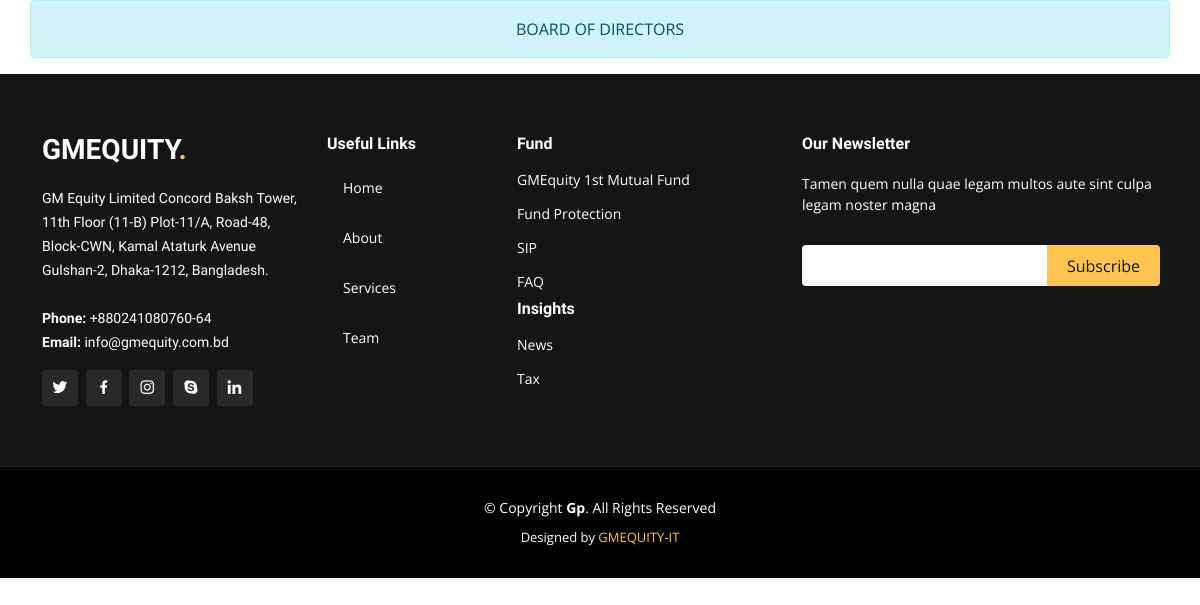
Before: /board-member with the older database file.
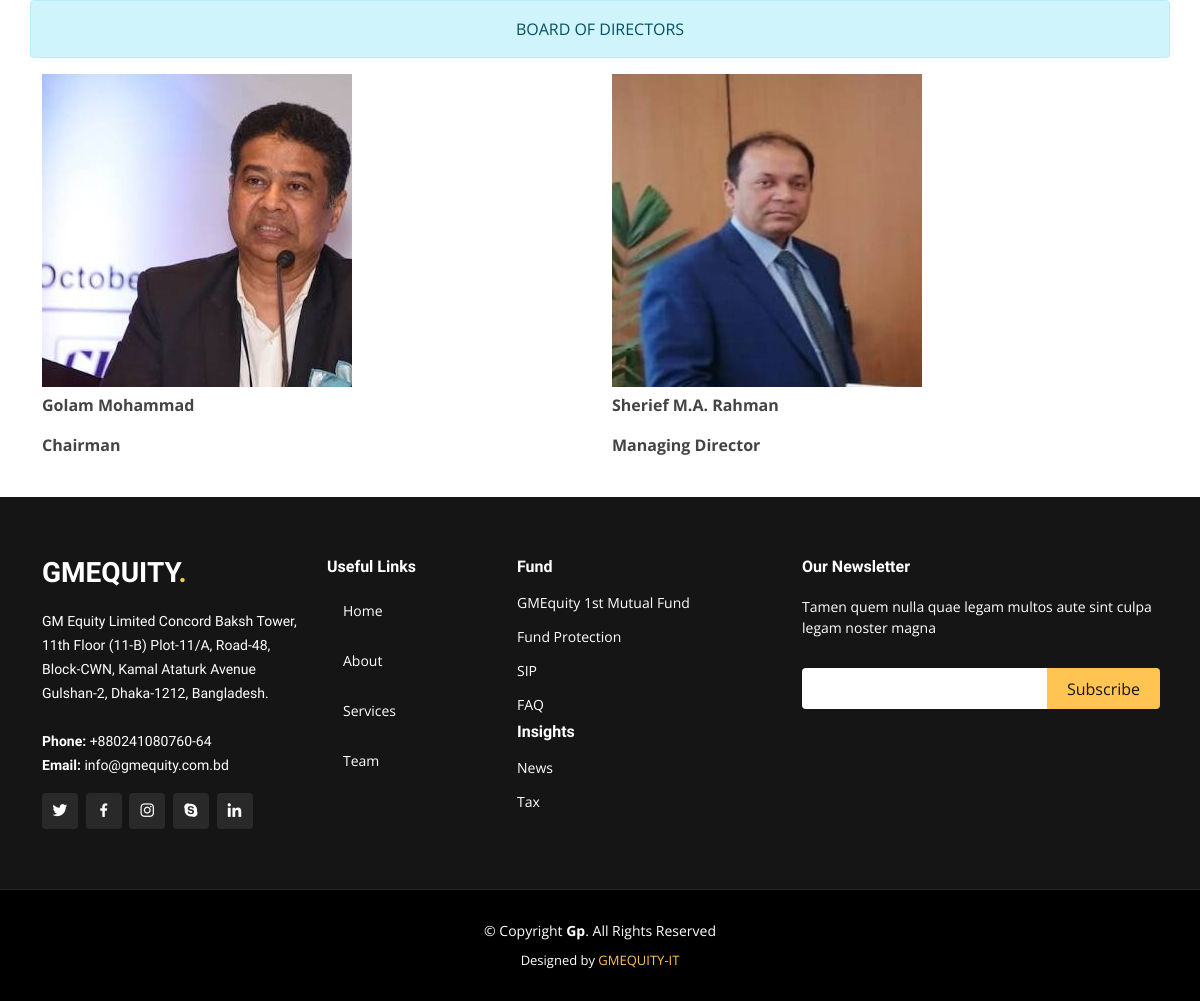
After: the same page with the newer database file.
### Index/models.py (models this page shows, shortened)
class board_member(models.Model):
    name = models.CharField(max_length=50)
    designation = models.CharField(max_length=50)
    description = RichTextUploadingField()
    image = models.ImageField(upload_to='profile/', blank=True)

### Index/views.py (the view)
# urls.py: path('board-member', views.boardMember,name='board-member'),
def boardMember(request):
    board_mem = board_member.objects.all()
    context = {
        "board_mem": board_mem
    }
    return render(request, 'board_member.html',context)

### templates/board_member.html (shortened to what this page needs)
{% extends 'layout.html' %}  {% block content %} {% load static %}
<div class="content">
  <div class="container">
    <div class="row">
      <div class="alert alert-info text-center">BOARD OF DIRECTORS</div>
      {% for item in board_mem %}
      <div class="col-lg-6 col-sm-6 col-xs-6">
        <a title="{{item.name}}" href="#" des="{{item.description}}"
          ><img class="thumbnail img-responsive" src="{{item.image.url}}"
        /></a>
        <p><strong>{{item.name}}</strong></p>
        <p><strong>{{item.designation}}</strong></p>
      </div>
      {% endfor %}
    </div>
  </div>
</div>
{% endblock content %}

### templates/layout.html (shortened to what this page needs)
{% load static %}
<!DOCTYPE html>
<html lang="en">
  <head>
  <link href="{% static 'vendor/aos/aos.css' %}" rel="stylesheet">
  <link href="{% static 'vendor/bootstrap/css/bootstrap.min.css' %}" rel="stylesheet">
  <link href="{% static 'vendor/bootstrap-icons/bootstrap-icons.css' %}" rel="stylesheet">
  <link href="{% static 'vendor/boxicons/css/boxicons.min.css' %}" rel="stylesheet">
  <link href="{% static 'vendor/glightbox/css/glightbox.min.css' %}" rel="stylesheet">
  <link href="{% static 'vendor/remixicon/remixicon.css' %}" rel="stylesheet">
  <link href="{% static 'vendor/swiper/swiper-bundle.min.css' %}" rel="stylesheet">
  <link href="{% static 'css/style.css' %}" rel="stylesheet">
  </head>
  <body>
    {% block content %}
    {% endblock content %}
  <footer id="footer">
    <div class="footer-top">
      <div class="container">
        <div class="row">
          <div class="col-lg-3 col-md-6">
            <div class="footer-info">
              <h3>GMEquity<span>.</span></h3>
              <p>GM Equity Limited Concord Baksh Tower, 11th Floor (11-B) Plot-11/A, Road-48, Block-CWN, Kamal Ataturk Avenue Gulshan-2, Dhaka-1212, Bangladesh.<br><br>
                <strong>Phone:</strong> +880241080760-64<br>
                <strong>Email:</strong> info@gmequity.com.bd<br>
              </p>
              <div class="social-links mt-3">
                <a href="#" class="twitter"><i class="bx bxl-twitter"></i></a>
                <a href="#" class="facebook"><i class="bx bxl-facebook"></i></a>
                <a href="#" class="instagram"><i class="bx bxl-instagram"></i></a>
                <a href="#" class="google-plus"><i class="bx bxl-skype"></i></a>
                <a href="#" class="linkedin"><i class="bx bxl-linkedin"></i></a>
              </div>
            </div>
          </div>
          <div class="col-lg-2 col-md-6 footer-links">
            <h4>Useful Links</h4>
            <ul>
              <li><a class="nav-link scrollto active" href="#hero">Home</a></li>
              <li><a class="nav-link scrollto" href="#about">About</a></li>
              <li><a class="nav-link scrollto" href="#services">Services</a></li>
              <li><a class="nav-link scrollto" href="#team">Team</a></li>
            </ul>
          </div>
          <div class="col-lg-3 col-md-6 footer-links">
            <h4>Fund</h4>
            <ul>
              <li><a href="{% url 'fund-info' %}">GMEquity 1st Mutual Fund</a></li>
              <li><a href="{% url 'fund-protect' %}">Fund Protection</a></li>
              <li><a href="{% url 'sip' %}">SIP</a></li>
              <li><a href="{% url 'faq' %}">FAQ</a></li>
            </ul>
            <h4>Insights</h4>
            <ul>
              <li><a href="{% url 'news' %}">News</a></li>
              <li><a href="{% url 'tax' %}">Tax</a></li>
            </ul>
          </div>
          <div class="col-lg-4 col-md-6 footer-newsletter">
            <h4>Our Newsletter</h4>
            <p>Tamen quem nulla quae legam multos aute sint culpa legam noster magna</p>
            <form action="" method="post">
              <input type="email" name="email"><input type="submit" value="Subscribe">
            </form>
          </div>
        </div>
      </div>
    </div>
    <div class="container">
      <div class="copyright">
        &copy; Copyright <strong><span>Gp</span></strong>. All Rights Reserved
      </div>
      <div class="credits">
        Designed by <a href="https://gmequity.com.bd/">GMEQUITY-IT</a>
      </div>
    </div>
  </footer>
  </body>
</html>

### static/css/style.css (style rules this page uses)
body { font-family: "Open Sans", sans-serif; color: #444444; }
a { color: #ffc451; text-decoration: none; }
h1, h2, h3, h4, h5, h6 { font-family: "Raleway", sans-serif; }
#footer { background: black; padding: 0 0 30px 0; color: #fff; font-size: 14px; }
#footer .footer-top { background: #151515; border-bottom: 1px solid #222222; padding: 60px 0 30px 0; }
#footer .footer-top .footer-info { margin-bottom: 30px; }
#footer .footer-top .footer-info h3 { font-size: 28px; margin: 0 0 20px 0; padding: 2px 0 2px 0; line-height: 1; font-weight: 700; text-transform: uppercase; }
#footer .footer-top .footer-info h3 span { color: #ffc451; }
#footer .footer-top .footer-info p { font-size: 14px; line-height: 24px; margin-bottom: 0; font-family: "Raleway", sans-serif; color: #fff; }
#footer .footer-top .social-links a { font-size: 18px; display: inline-block; background: #292929; color: #fff; line-height: 1; padding: 8px 0; margin-right: 4px; border-radius: 4px; text-align: center; width: 36px; height: 36px; transition: 0.3s; }
#footer .footer-top h4 { font-size: 16px; font-weight: 600; color: #fff; position: relative; padding-bottom: 12px; }
#footer .footer-top .footer-links { margin-bottom: 30px; }
#footer .footer-top .footer-links ul { list-style: none; padding: 0; margin: 0; }
#footer .footer-top .footer-links ul li { padding: 10px 0; display: flex; align-items: center; }
#footer .footer-top .footer-links ul li:first-child { padding-top: 0; }
#footer .footer-top .footer-links ul a { color: #fff; transition: 0.3s; display: inline-block; line-height: 1; }
#footer .footer-top .footer-newsletter form { margin-top: 30px; background: #fff; padding: 6px 10px; position: relative; border-radius: 4px; }
#footer .footer-top .footer-newsletter form input[type="email"] { border: 0; padding: 4px; width: calc(100% - 110px); }
#footer .footer-top .footer-newsletter form input[type="submit"] { position: absolute; top: 0; right: -2px; bottom: 0; border: 0; background: none; font-size: 16px; padding: 0 20px; background: #ffc451; color: #151515; transition: 0.3s; border-radius: 0 4px 4px 0; }
#footer .copyright { text-align: center; padding-top: 30px; }
#footer .credits { padding-top: 10px; text-align: center; font-size: 13px; color: #fff; }

### templates/board_member.html (style rules this page uses)
.thumbnail { margin-bottom: 6px; }

Changed rows visible on the page:
added board_member: image (picture), name "Golam Mohammad", designation "Chairman"
added board_member: image (picture), name "Sherief M.A. Rahman", designation "Managing Director"
